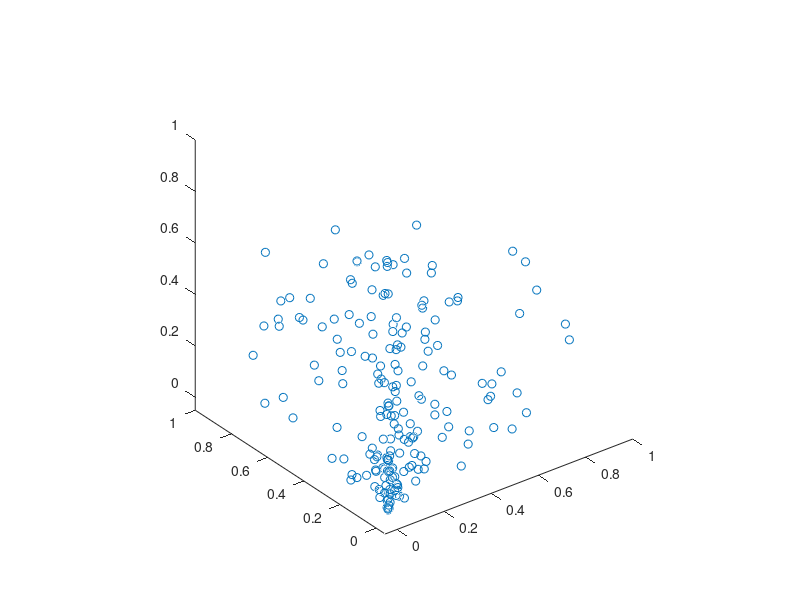

This chart was generated by the following MATLAB code:

r = abs(rand(1600,1));
theta = 2*pi*rand(1600,1);
phi = pi*rand(1600,1);

x = r.*sin(theta).*sin(phi);
y = r.*cos(theta).*sin(phi);
z = r.*cos(phi);

Graph = [];
for i=1:1600
  if x(i)>=0 && y(i)>=0 && z(i)>=0
    Graph = [Graph; x(i) y(i) z(i)];
  endif
endfor

x = Graph(:,1);
y = Graph(:,2);
z = Graph(:,3);

fprintf('There are %d points in the first octant.\n',length(x))

figure
plot3(x,y,z,'o')
xlim([-.05 1])
ylim([-.05 1])
zlim([-.05 1])
pbaspect([1 1 1])
